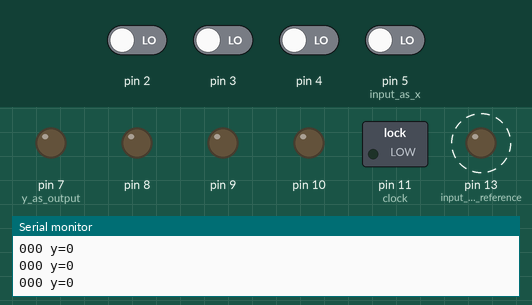
Recording of a sketch running on a simulated Arduino Uno, built with avr-gcc and run on an emulated ATmega328P. On the bench: switched loads named in the sketch (green lamp = pin HIGH), output pins drawn as LEDs (lit = HIGH), the last lines printed to the serial monitor. Dashed ring = blinking. The inputs (shaded band) are chosen by the test bench; at power-on: pin 2–4, pin 5 (input_as_x) LOW.

Above: at 5.8 s.
5.9 s: pin 5 (input_as_x) driven HIGH
At 8.8 s:
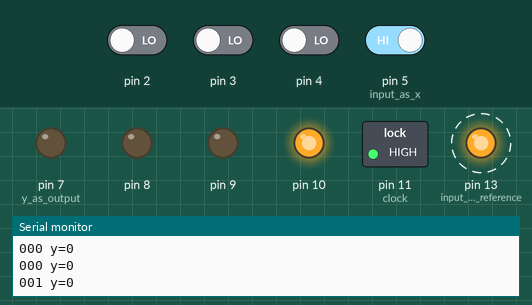
12.1 s: pin 2 driven HIGH
At 14.8 s:
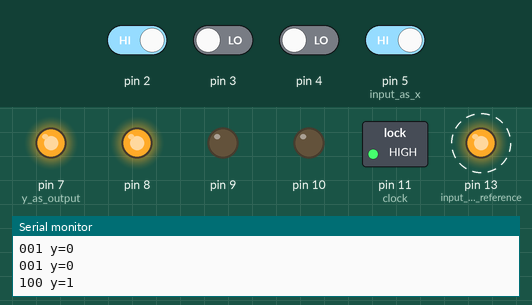
18.3 s: pin 2 driven LOW
At 19.8 s:
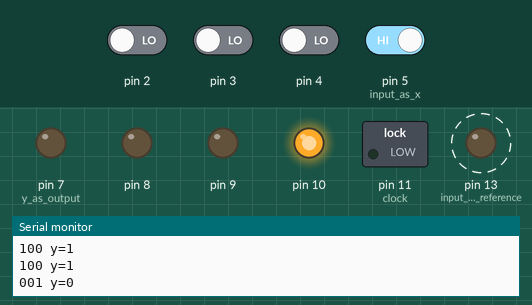
24.5 s: pin 3 driven HIGH
At 26.6 s:
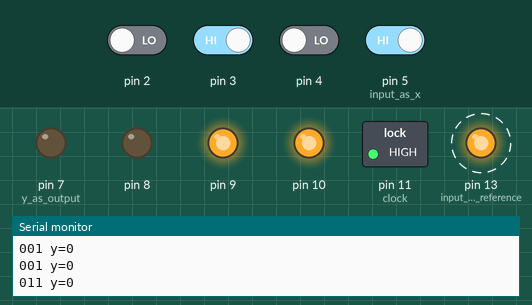
30.5 s: pin 3 driven LOW
At 32.4 s:
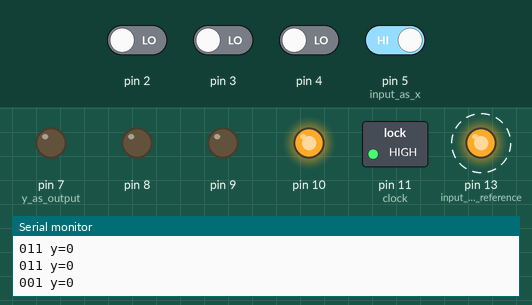
36.7 s: pin 4 driven HIGH
At 38.8 s:
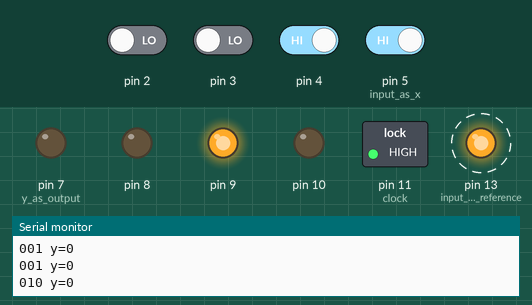
Timing chart, 0 to 43.5 s (numbered marks = the images above; inputs shaded):
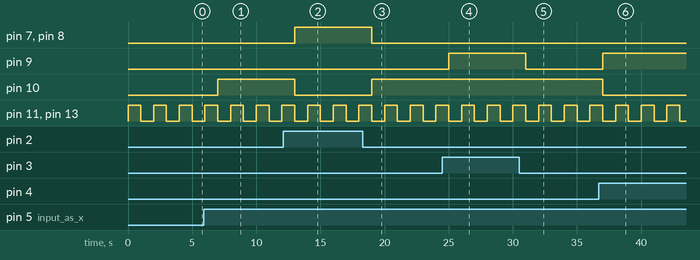

Measured:
- after the input at 5.9 s, pin 10: LOW → HIGH after 1.1 s
- after the input at 12.1 s, pin 7 (y_as_output), pin 8: LOW → HIGH after 0.90 s; pin 10: HIGH → LOW after 0.90 s
- after the input at 18.3 s, pin 7 (y_as_output), pin 8: HIGH → LOW after 0.70 s; pin 10: LOW → HIGH after 0.70 s
- after the input at 24.5 s, pin 9: LOW → HIGH after 0.51 s
- after the input at 30.5 s, pin 9: HIGH → LOW after 0.51 s
- after the input at 36.7 s, pin 9: LOW → HIGH after 0.31 s; pin 10: HIGH → LOW after 0.31 s
- by itself, pin 11 (clock), pin 13 (input_led_reference): alternates HIGH for 1.0 s and LOW for 1.0 s

The sketch:

DetectionUsingFsm_7474.ino
```cpp
//detection of 1111 sequence using fsm
int q1,q2,q3,d1,d2,d3;
int x,y;
void setup() {
  // put your setup code here, to run once:
  pinMode(2,INPUT);
  pinMode(3,INPUT);
  pinMode(4,INPUT);
  pinMode(5,INPUT); //input as x
  pinMode(7,OUTPUT); //y as output
  pinMode(8,OUTPUT);
  pinMode(9,OUTPUT);
  pinMode(10,OUTPUT);
  pinMode(11,OUTPUT); // clock
  pinMode(13,OUTPUT); // input led reference
  Serial.begin(9600);
}

void loop() {
  // put your main code here, to run repeatedly:
  digitalWrite(13,HIGH);
  digitalWrite(11,HIGH);
  delay(1000);
  x = digitalRead(5);
  digitalWrite(13,LOW);
  q1 = digitalRead(4);
  q2 = digitalRead(3);
  q3 = digitalRead(2);
  d1 = (!q1)&&(!q3)&&x;
 d2 = (!q3 && q2 &&(!q1)&&x) ||(!q3 && (!q2)&&(q1)&&x);
 d3 = (q3 && !q2 && !q1 && x)||(!q3 && q1&&q2&&x);

  y=d3;
  digitalWrite(7,y);
  digitalWrite(10,d1);
  digitalWrite(9,d2);
  digitalWrite(8,d3);
  digitalWrite(11,LOW);
  Serial.println(String(d3)+String(d2)+String(d1)+" y="+String(y));
  delay(1000);
}
```
